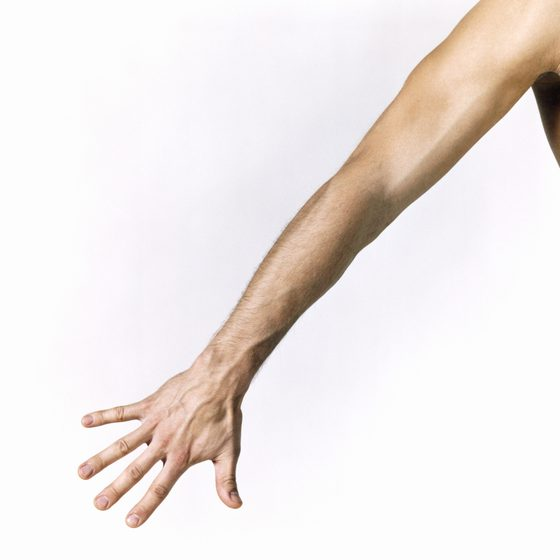
#> input picture test.jpg, 560 x 560 px
$ python getedges.py
#> lines starting #> are read from the running program, lines starting #| are printed output that depends on the picture; after the words box and inside, x2 and y2 are one past the last pixel; in counts of white or black regions, pixels touching at a corner belong together
# straight from the opencv docs
import cv2
import numpy as np
from matplotlib import pyplot as plt

img = cv2.imread('test.jpg', 0)
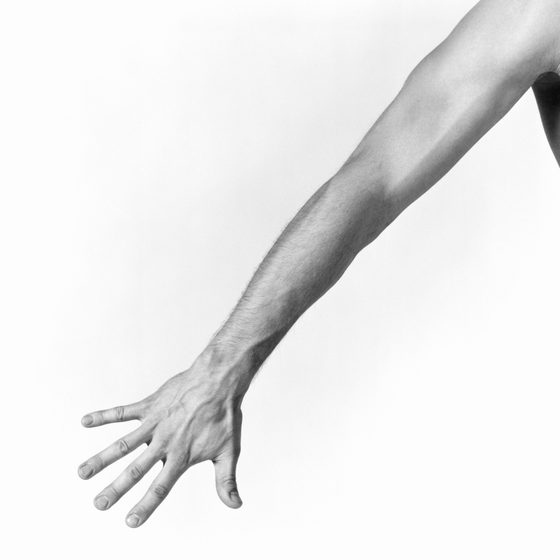
#> img: shape (560, 560); min 11, max 255, mean 234.4
edges = cv2.Canny(img, 100, 200)
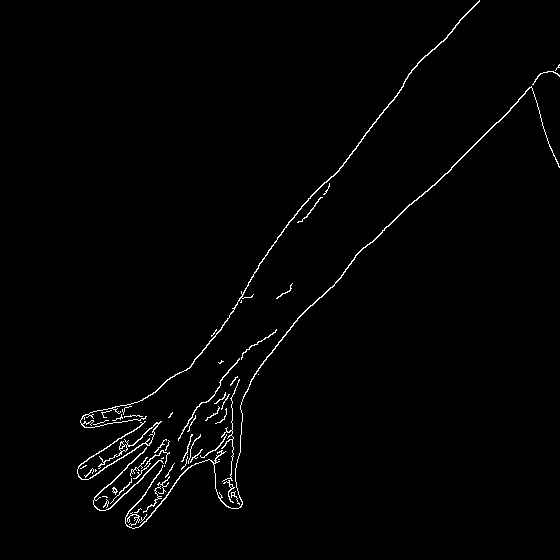
#> edges: shape (560, 560); 1.4% white in thin lines or dots, all inside (x1, y1, x2, y2) = (77, 0, 560, 529)
np.savetxt("raw_edges.csv", edges, delimiter="\n")

# size of edges array
print(edges.shape)
#| (560, 560)

# get indeces of darker edges
edge_indices = np.nonzero(edges)
#> edge_indices = 4318 positions, rows 0 to 528, columns 77 to 559
np.savetxt("edge_indices.csv", edge_indices, delimiter=",")

# get values of indices
rows, cols = np.nonzero(edges)
#> rows = 4318 values from 0 to 528; cols = 4318 values, max 559 at index 127, min 77 at index 3332, mean 235.7
np.savetxt("edge_values.csv", edges[rows, cols], delimiter="\n")

'''
# REGION OF INTEREST
roi = cv2.selectROI(img)
crop = img[int(roi[1]):int(roi[1]+roi[3]), int(roi[0]):int(roi[0]+roi[2])]
cv2.imshow("Image", crop)
cv2.waitKey(0)
'''

# PRINTING OUTPUT
plt.subplot(121),plt.imshow(img,cmap = 'gray')
plt.title('Original Image'), plt.xticks([]), plt.yticks([])
plt.subplot(122),plt.imshow(edges,cmap = 'gray')
plt.title('Edge Image'), plt.xticks([]), plt.yticks([])

plt.show()
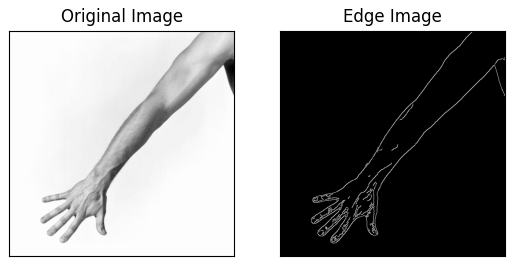
#> figure drawn by matplotlib, 2 panels
